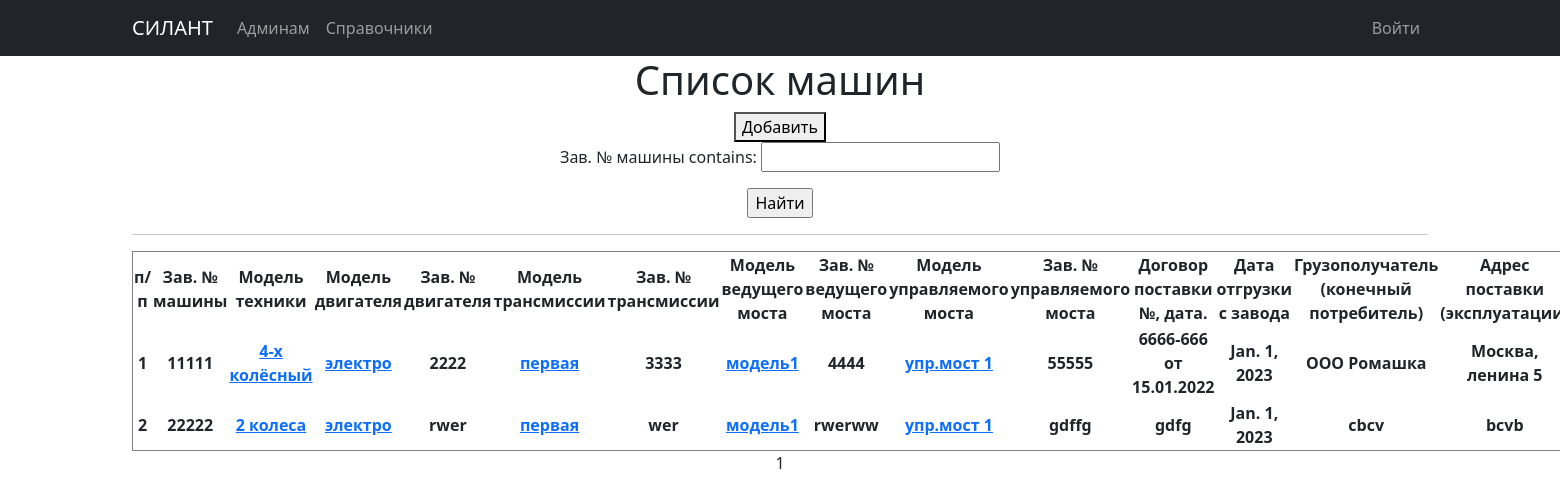
Screenshot of /cars/ with the database file from the repository.
### silant/models.py (models this page shows, shortened)
class Car(models.Model):
    serial_number = models.TextField(max_length=30, unique=True, db_index=True, verbose_name='Зав. № машины')
    technique_model = models.ForeignKey(Technique_model, on_delete=models.CASCADE, db_index=True, verbose_name='Модель техники')
    engine_model = models.ForeignKey(Engine_model, on_delete=models.CASCADE, db_index=True, verbose_name='Модель двигателя')
    engine_number = models.TextField(max_length=30, verbose_name='Зав. № двигателя')
    transmission_model = models.ForeignKey(Transmission_model, on_delete=models.CASCADE, db_index=True, verbose_name='Модель трансмиссии')
    transmission_number = models.TextField(max_length=50, verbose_name='Зав. № трансмиссии')
    drive_axle_model = models.ForeignKey(Drive_axle_model, on_delete=models.CASCADE, db_index=True, verbose_name='Модель ведущего моста')
    drive_axle_number = models.TextField(max_length=50, verbose_name='Зав. № ведущего моста')
    steerable_axle_model = models.ForeignKey(Steerable_axle_model, on_delete=models.CASCADE, db_index=True, verbose_name='Модель управляемого моста')
    steerable_axle_number = models.TextField(max_length=50, verbose_name='Зав. № управляемого моста')
    supply_contract = models.TextField(max_length=50, blank=True, verbose_name='Договор поставки №, дата.')
    shipping_date = models.DateField(db_index=True, verbose_name='Дата отгрузки с завода')
    consignee = models.TextField(max_length=50, blank=True, verbose_name='Грузополучатель (конечный потребитель)')
    delivery_address = models.TextField(max_length=150, blank=True, verbose_name='Адрес поставки (эксплуатации)')
    equipment = models.TextField(max_length=150, blank=True, verbose_name='Комплектация (доп. опции)')
    client = models.ForeignKey(User, on_delete=models.CASCADE, null=True, blank=True, verbose_name='Клиент')
    service_company = models.ForeignKey(Service_company, null=True, on_delete=models.CASCADE, blank=True, verbose_name='Сервисная организация')
    class Meta:
        verbose_name = 'Машины'
        verbose_name_plural = 'Машины'
        ordering = ['shipping_date']

class Base_dictionary(models.Model):
    name = models.TextField(unique=True, verbose_name='Название')
    description = models.TextField(blank=True, verbose_name='Описание')
    class Meta:
        abstract = True
    def __str__(self):
        return f'{self.name}'

class Technique_model(Base_dictionary):
    class Meta:
        verbose_name = 'Модель техники'
        verbose_name_plural = 'Модели техники'

class Engine_model(Base_dictionary):
    class Meta:
        verbose_name = 'Модель двигателя'
        verbose_name_plural = 'Модели двигателя'

class Transmission_model(Base_dictionary):
    class Meta:
        verbose_name = 'Модель трансмиссии'
        verbose_name_plural = 'Модели трансмиссии'

class Drive_axle_model(Base_dictionary):
    class Meta:
        verbose_name = 'Модель ведущего моста'
        verbose_name_plural = 'Модели ведущего моста'

class Steerable_axle_model(Base_dictionary):
    class Meta:
        verbose_name = 'Модель управляемого моста'
        verbose_name_plural = 'Модели управляемого моста'

### silant/views.py (the view)
# urls.py: path('', CarList.as_view()),
class CarList(ListView): #Общий список машин
    model = Car
    ordering = 'shipping_date'
    template_name = 'cars.html'
    context_object_name = 'cars'
    paginate_by = 10
    def get_queryset(self):
        queryset = super().get_queryset()
        if self.request.user.is_authenticated:
            self.filterset = CarFilter(self.request.GET, queryset)
        else:
            self.filterset = CarFilterNoAut(self.request.GET, queryset)
        return self.filterset.qs
    def get_context_data(self, **kwargs):
        context = super().get_context_data(**kwargs)
        context['filterset'] = self.filterset
        return context

### templates/Cars.html (shortened to what this page needs)
{% extends 'flatpages/default.html' %}
{% block content %}
   <h1>Список машин</h1>
   <button onclick=location.href="/cars/create"> Добавить</button>
   <form action="" method="get">
        {{ filterset.form.as_p }}
        <input type="submit" value="Найти" />
    </form>
   <hr>
   {% if cars %}
       <table border="1" style="text-align:center">
           <tr>
               <td><b>п/п</b></td>
               <td><b>Зав. № машины</b></td>
               <td><b>Модель техники</b></td>
               <td><b>Модель двигателя</b></td>
               <td><b>Зав. № двигателя</b></td>
               <td><b>Модель трансмиссии</b></td>
               <td><b>Зав. № трансмиссии</b></td>
               <td><b>Модель ведущего моста</b></td>
               <td><b>Зав. № ведущего моста</b></td>
               <td><b>Модель управляемого моста</b></td>
               <td><b>Зав. № управляемого моста</b></td>
               <td><b>Договор поставки №, дата.</b></td>
               <td><b>Дата отгрузки с завода</b></td>
               <td><b>Грузополучатель (конечный потребитель)</b></td>
               <td><b>Адрес поставки (эксплуатации)</b></td>
           </tr>
           {% for car in cars %}
           <tr>
                <td><b>{{ car.id }}</b></td>
                <td><b>{{ car.serial_number }}</b></td>
                <td><b><a href="dictionary/techniqueModel/{{car.technique_model.id}}/">{{ car.technique_model }}</a></b></td>
                <td><b><a href="dictionary/engineModel/{{car.engine_model.id}}/">{{ car.engine_model }}</a></b></td>
                <td><b>{{ car.engine_number }}</b></td>
                <td><b><a href="dictionary/transmissionModel/{{car.transmission_model.id}}/">{{ car.transmission_model }}</a></b></td>
                <td><b>{{ car.transmission_number }}</b></td>
                <td><b><a href="dictionary/driveAxleModel/{{car.drive_axle_model.id}}/">{{ car.drive_axle_model }}</a></b></td>
                <td><b>{{ car.drive_axle_number }}</b></td>
                <td><b><a href="dictionary/steerableAxleModel/{{car.steerable_axle_model.id}}/">{{ car.steerable_axle_model }}</a></b></td>
                <td><b>{{ car.steerable_axle_number }}</b></td>
                <td><b>{{ car.supply_contract }}</b></td>
                <td><b>{{ car.shipping_date }}</b></td>
                <td><b>{{ car.consignee }}</b></td>
                <td><b>{{ car.delivery_address }}</b></td>
           </tr>
           {% endfor %}
       </table>
   {% else %}
       <h2>машин нет!</h2>
   {% endif %}
   {{ page_obj.number }}
{% endblock content %}

### rows the page displays
Car: id "1", serial_number "11111", technique_model "4-х колёсный", engine_model "электро", engine_number "2222", transmission_model "первая", transmission_number "3333", drive_axle_model "модель1", drive_axle_number "4444", steerable_axle_model "упр.мост 1", steerable_axle_number "55555", supply_contract "6666-666 от 15.01.2022", shipping_date "Jan. 1, 2023", consignee "ООО Ромашка", delivery_address "Москва, ленина 5"
Car: id "2", serial_number "22222", technique_model "2 колеса", engine_model "электро", engine_number "rwer", transmission_model "первая", transmission_number "wer", drive_axle_model "модель1", drive_axle_number "rwerww", steerable_axle_model "упр.мост 1", steerable_axle_number "gdffg", supply_contract "gdfg", shipping_date "Jan. 1, 2023", consignee "cbcv", delivery_address "bcvb"

### other values shown
{{ page_obj.number }} "1"
